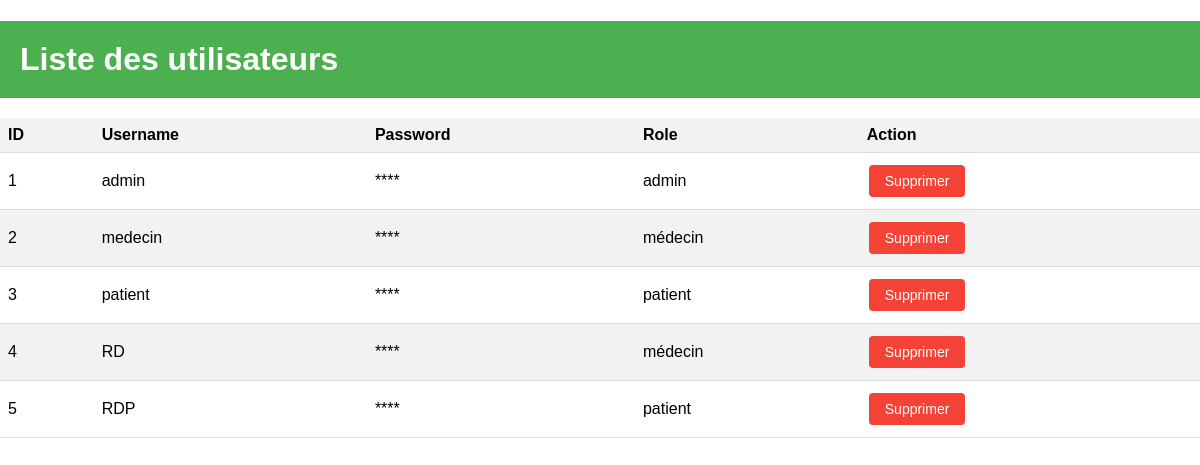
The page /admin (signed in) on the database its author committed.
### app.py (models this page shows)
class User(UserMixin, db.Model):
    id = db.Column(db.Integer, primary_key=True)
    username = db.Column(db.String(80), unique=True, nullable=False)
    password = db.Column(db.String(120), nullable=False)
    ROLE_CHOICES = [('patient', 'Patient'), ('médecin', 'Médecin'), ('admin', 'Admin')]
    role = db.Column(db.String(10), nullable=False, default='patient')

### app.py (the view)
@app.route('/admin')
@login_required
@admin_required
def admin():
    users = User.query.all()
    return render_template('admin.html', users=users)

### app.py (called while the page is built)
def admin_required(f):
    @wraps(f)
    def decorated_function(*args, **kwargs):
        if not current_user.is_authenticated or current_user.role != 'admin':
            abort(403)  # Forbidden
        return f(*args, **kwargs)
    return decorated_function

@login_manager.user_loader
def load_user(user_id):
    return User.query.get(int(user_id))

### templates/admin.html (shortened to what this page needs)
<!DOCTYPE html>
<html lang="en">
<head>
    <link rel="stylesheet" href="{{ url_for('static', filename='css/style_admin.css') }}">
</head>
<body>
    <h1>Liste des utilisateurs</h1>
    <table>
        <thead>
            <tr>
                <th>ID</th>
                <th>Username</th>
                <th>Password</th>
                <th>Role</th>
                <th>Action</th>
            </tr>
        </thead>
        <tbody>
            {% for user in users %}
                <tr>
                    <td>{{ user.id }}</td>
                    <td>{{ user.username }}</td>
                    <td>****</td>
                    <td>{{ user.role }}</td>
                    <td>
                        <form action="{{ url_for('admin', user_id=user.id) }}" method="POST">
                          <button type="submit" class="btn-delete">Supprimer</button>
                        </form>
                      </td>
                </tr>
            {% endfor %}
        </tbody>
    </table>
</body>
</html>

### static/css/style_admin.css (style rules this page uses)
body { font-family: Arial, sans-serif; margin: 0; padding: 0; }
h1 { background-color: #4CAF50; color: white; padding: 20px; margin-bottom: 20px; }
table { width: 100%; border-collapse: collapse; }
thead { background-color: #f2f2f2; }
th, td { padding: 8px; text-align: left; border-bottom: 1px solid #ddd; }
tr:nth-child(even) { background-color: #f2f2f2; }
.btn-delete { background-color: #f44336; border: none; color: white; text-align: center; text-decoration: none; font-size: 14px; padding: 8px 16px; margin: 4px 2px; cursor: pointer; transition-duration: 0.4s; border-radius: 4px; }

### rows shown on the page
User: id "1", username "admin", role "admin"
User: id "2", username "medecin", role "médecin"
User: id "3", username "patient", role "patient"
User: id "4", username "RD", role "médecin"
User: id "5", username "RDP", role "patient"
